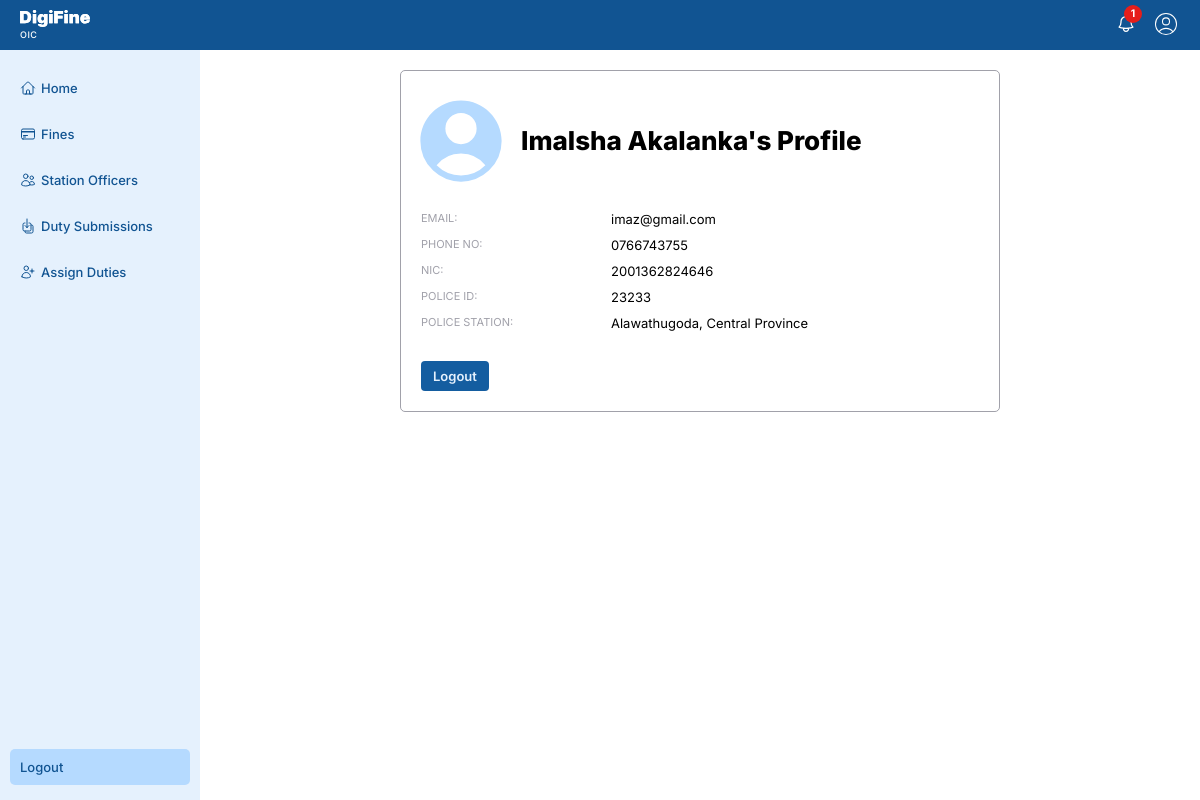
The app's page /dashboard/profile/index.php (signed in) with its own data.
### tables this page shows
CREATE TABLE `officers` (
  `id` int(11) NOT NULL,
  `fname` varchar(50) NOT NULL,
  `lname` varchar(50) NOT NULL,
  `email` varchar(100) NOT NULL,
  `phone_no` varchar(15) NOT NULL,
  `nic` varchar(20) NOT NULL,
  `police_station` int(11) NOT NULL,
  `password` varchar(255) NOT NULL,
  `created_at` timestamp NOT NULL DEFAULT current_timestamp(),
  `is_oic` tinyint(4) DEFAULT 0
);

CREATE TABLE `police_stations` (
  `id` int(11) NOT NULL,
  `name` varchar(100) NOT NULL,
  `telephone` varchar(15) NOT NULL,
  `province` int(11) NOT NULL
);

### constants.php (called while the page is built)
<?php
$PROVINCES = [
    1 => 'Western',
    2 => 'Central',
    3 => 'Southern',
    4 => 'Uva',
    5 => 'Sabaragamuwa',
    6 => 'North Western',
    7 => 'North Central',
    8 => 'Northern',
    9 => 'Eastern'
];

### dashboard/profile/index.php (the view, shortened to what this page needs)
<?php
require_once "../../db/connect.php";
require_once "../../constants.php";
$currentUser = $_SESSION['user'];
if ($currentUser['role'] !== 'admin') {
    $userid = $currentUser['id'];
    $asPolice = $currentUser['role'] === 'officer' || $currentUser['role'] === 'oic';
    if ($asPolice) {
        $sql = "SELECT fname, lname, email, nic, phone_no, police_station FROM officers WHERE id = '$userid'";
    } else {
        $sql = "SELECT fname, lname, email, nic, phone_no FROM drivers WHERE id = '$userid'";
    }
    $result = $conn->query($sql);
    $user = $result->fetch_assoc();
    $policeStation = null;
    if ($asPolice) {
        $result = $conn->query("SELECT name, province FROM police_stations WHERE id = '" . $user['police_station'] . "'");
        $policeStation = $result->fetch_assoc();
    }
}
?>
<?php
include_once "../../includes/header.php";
?>
<main>
    <?php include_once "../includes/navbar.php" ?>
    <div class="dashboard-layout">
        <?php include_once "../includes/sidebar.php" ?>
        <div class="content">
            <div class="container large">
                <?php if ($currentUser['role'] === 'admin'): ?>
                    <div class="avatar-wrapper">
                        <svg xmlns="http://www.w3.org/2000/svg" viewBox="0 0 24 24" fill="currentColor" class="avatar">
                            <path fill-rule="evenodd"
                                d="M18.685 19.097A9.723 9.723 0 0 0 21.75 12c0-5.385-4.365-9.75-9.75-9.75S2.25 6.615 2.25 12a9.723 9.723 0 0 0 3.065 7.097A9.716 9.716 0 0 0 12 21.75a9.716 9.716 0 0 0 6.685-2.653Zm-12.54-1.285A7.486 7.486 0 0 1 12 15a7.486 7.486 0 0 1 5.855 2.812A8.224 8.224 0 0 1 12 20.25a8.224 8.224 0 0 1-5.855-2.438ZM15.75 9a3.75 3.75 0 1 1-7.5 0 3.75 3.75 0 0 1 7.5 0Z"
                                clip-rule="evenodd" />
                        </svg>
                        <h1 class="h1">
                            Admin's Profile
                        </h1>
                    </div>
                    <div class="data-line">
                        <span>id:</span>
                        <p><?php echo $currentUser['id'] ?></p>
                    </div>
                    <a href="/digifine/logout" class="btn" style="margin-right: auto;margin-top:20px">Logout</a>
                <?php else: ?>
                    <div class="avatar-wrapper">
                        <h1 class="h1">
                            <?php echo $user['fname'] . " " . $user['lname'] ?>'s Profile
                        </h1>
                    </div>
                    <div class="data-line">
                        <span>Email:</span>
                        <p><?php echo $user['email'] ?></p>
                    </div>
                    <div class="data-line">
                        <span>Phone No:</span>
                        <p><?php echo $user['phone_no'] ?></p>
                    </div>
                    <div class="data-line">
                        <span>NIC:</span>
                        <p><?php echo $user['nic'] ?></p>
                    </div>
                    <?php if ($asPolice): ?>
                        <div class="data-line">
                            <span>Police ID:</span>
                            <p><?php echo $userid ?></p>
                        </div>
                        <div class="data-line">
                            <span>Police Station:</span>
                            <p><?php echo $policeStation['name'] . ", " . $PROVINCES[$policeStation['province']] . ' Province' ?>
                            </p>
                        </div>
                    <?php endif; ?>
                    <div class="wrapper">
                        <a href="/digifine/logout" class="btn" style="margin-right: 10px;margin-top:20px">Logout</a>
                    </div>
                <?php endif; ?>
            </div>
        </div>
    </div>
</main>
<?php include_once "../../includes/footer.php" ?>

### styles/globals.css (style rules this page uses)
* { margin: 0; padding: 0; box-sizing: border-box; font-family: "Inter", sans-serif; font-optical-sizing: auto; }
:root { --color-dark-blue: #115492; --color-blue: #145da0; --color-light-blue: #b5daff; --color-lighter-blue: #e5f1fd; --color-white: #ffffff; --color-black: #000000; --color-gray: #a1a1aa; --color-red: #e61e1a; --color-lighter-red: #f57876; font-size: 13px; background-color: var(--color-white); color: var(--color-black); }
a { color: inherit; text-decoration: none; }
main { display: flex; flex-direction: column; }

### styles/components.css (style rules this page uses)
.btn { padding: 0 12px; height: 30px; border-radius: 4px; font-weight: 600; border: none; background-color: var(--color-blue); color: var(--color-lighter-blue); cursor: pointer; user-select: none; display: flex; align-items: center; text-align: center; justify-content: center; }
.wrapper { display: flex; }
.h1 { font-size: 2rem; font-weight: 800; line-height: 32px; }

### dashboard/dashboard.css (style rules this page uses)
main { display: flex; flex-direction: column; }
.dashboard-layout { display: flex; }
.dashboard-layout .content { display: flex; flex: 1; flex-direction: column; padding: 20px; width: 100%; max-width: 1200px; margin: 0 auto; position: relative; overflow: hidden; }
.sidebar a svg { width: 16px; height: 16px; }
.container { border: 1px var(--color-gray) solid; border-radius: 5px; margin: 0 auto; width: 100%; max-width: 420px; padding: 20px; display: flex; flex-direction: column; background-color: var(--color-white); position: relative; }
.container.large { max-width: 600px; }
.container h1 { margin-bottom: 20px; }
.data-line { display: flex; margin-bottom: 10px; }
.data-line span { text-transform: uppercase; color: var(--color-gray); width: 80px; font-size: 11px; }
.container.large .data-line span { width: 180px; }
.data-line p { flex: 1; margin-left: 10px; }

### dashboard/profile/profile.css (style rules this page uses)
.avatar-wrapper { display: flex; align-items: center; margin-bottom: 20px; }
.avatar-wrapper .avatar { width: 100px; height: 100px; color: var(--color-light-blue); position: relative; left: -10px; }
.avatar-wrapper h1 { margin-bottom: 0; }

### records on screen
officers: fname "Imalsha", lname "Akalanka", email "imaz@gmail.com", phone_no "0766743755", nic "2001362824646"
police_stations: name "Alawathugoda", province "Central"

### other values on screen
$_SESSION['user']['role'] "OIC"
$title "Home Fines Station Officers Duty Submissions Assign Duties"
$userid "23233"
